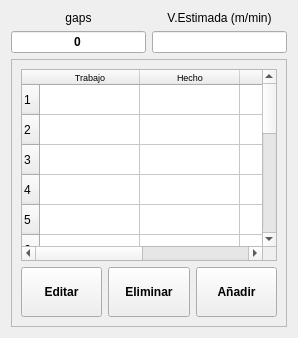
          <widget class="QWidget" name="tab">
           <attribute name="title">
            <string>Plantilla</string>
           </attribute>
           <layout class="QGridLayout" name="gridLayout_8">
            <item row="0" column="0">
             <layout class="QHBoxLayout" name="horizontalLayout_5">
              <item>
               <layout class="QVBoxLayout" name="verticalLayout_10">
                <item>
                 <widget class="QLabel" name="label_11">
                  <property name="text">
                   <string>gaps</string>
                  </property>
                  <property name="alignment">
                   <set>Qt::AlignCenter</set>
                  </property>
                 </widget>
                </item>
                <item>
                 <widget class="QLineEdit" name="m_leGaps">
                  <property name="font">
                   <font>
                    <weight>75</weight>
                    <bold>true</bold>
                   </font>
                  </property>
                  <property name="text">
                   <string>0</string>
                  </property>
                  <property name="alignment">
                   <set>Qt::AlignCenter</set>
                  </property>
                  <property name="readOnly">
                   <bool>true</bool>
                  </property>
                 </widget>
                </item>
               </layout>
              </item>
              <item>
               <layout class="QVBoxLayout" name="verticalLayout_2">
                <item>
                 <widget class="QLabel" name="label_9">
                  <property name="text">
                   <string>V.Estimada (m/min)</string>
                  </property>
                  <property name="alignment">
                   <set>Qt::AlignCenter</set>
                  </property>
                 </widget>
                </item>
                <item>
                 <widget class="QLineEdit" name="m_leVEstimada">
                  <property name="alignment">
                   <set>Qt::AlignCenter</set>
                  </property>
                  <property name="readOnly">
                   <bool>true</bool>
                  </property>
                 </widget>
                </item>
               </layout>
              </item>
             </layout>
            </item>
            <item row="1" column="0">
             <widget class="QFrame" name="frame_8">
              <property name="sizePolicy">
               <sizepolicy hsizetype="Preferred" vsizetype="Preferred">
                <horstretch>0</horstretch>
                <verstretch>6</verstretch>
               </sizepolicy>
              </property>
              <property name="frameShape">
               <enum>QFrame::StyledPanel</enum>
              </property>
              <property name="frameShadow">
               <enum>QFrame::Raised</enum>
              </property>
              <layout class="QGridLayout" name="gridLayout_7">
               <item row="0" column="0">
                <layout class="QVBoxLayout" name="verticalLayout_13">
                 <item>
                  <widget class="QTableWidget" name="m_twTrabajos">
                   <property name="enabled">
                    <bool>true</bool>
                   </property>
                   <property name="sizePolicy">
                    <sizepolicy hsizetype="Preferred" vsizetype="Preferred">
                     <horstretch>0</horstretch>
                     <verstretch>5</verstretch>
                    </sizepolicy>
                   </property>
                   <row>
                    <property name="text">
                     <string>1</string>
                    </property>
                   </row>
                   <row>
                    <property name="text">
                     <string>2</string>
                    </property>
                   </row>
                   <row>
                    <property name="text">
                     <string>3</string>
                    </property>
                   </row>
                   <row>
                    <property name="text">
                     <string>4</string>
                    </property>
                   </row>
                   <row>
                    <property name="text">
                     <string>5</string>
                    </property>
                   </row>
                   <row>
                    <property name="text">
                     <string>6</string>
                    </property>
                   </row>
                   <row>
                    <property name="text">
                     <string>7</string>
                    </property>
                   </row>
                   <row>
                    <property name="text">
                     <string>8</string>
                    </property>
                   </row>
                   <row>
                    <property name="text">
                     <string>9</string>
                    </property>
                   </row>
                   <row>
                    <property name="text">
                     <string>10</string>
                    </property>
                   </row>
                   <row>
                    <property name="text">
                     <string>11</string>
                    </property>
                   </row>
                   <row>
                    <property name="text">
                     <string>12</string>
                    </property>
                   </row>
                   <row>
                    <property name="text">
                     <string>13</string>
                    </property>
                   </row>
                   <row>
                    <property name="text">
                     <string>14</string>
                    </property>
                   </row>
                   <row>
                    <property name="text">
                     <string>15</string>
                    </property>
                   </row>
                   <column>
                    <property name="text">
                     <string>Trabajo</string>
                    </property>
                    <property name="font">
                     <font>
                      <pointsize>7</pointsize>
                     </font>
                    </property>
                   </column>
                   <column>
                    <property name="text">
                     <string>Hecho</string>
                    </property>
                    <property name="font">
                     <font>
                      <pointsize>7</pointsize>
                     </font>
                    </property>
                   </column>
                   <column>
                    <property name="text">
                     <string>Tot</string>
                    </property>
                    <property name="font">
                     <font>
                      <pointsize>7</pointsize>
                     </font>
                    </property>
                   </column>
                   <column>
                    <property name="text">
                     <string>Gap</string>
                    </property>
                    <property name="font">
                     <font>
                      <pointsize>7</pointsize>
                     </font>
                    </property>
                   </column>
                  </widget>
                 </item>
                 <item>
                  <layout class="QHBoxLayout" name="horizontalLayout_3">
                   <item>
                    <widget class="QPushButton" name="m_pbEditarTrabajo">
                     <property name="sizePolicy">
                      <sizepolicy hsizetype="Preferred" vsizetype="Fixed">
                       <horstretch>15</horstretch>
                       <verstretch>2</verstretch>
                      </sizepolicy>
                     </property>
                     <property name="minimumSize">
                      <size>
                       <width>0</width>
                       <height>50</height>
                      </size>
                     </property>
                     <property name="maximumSize">
                      <size>
                       <width>16777215</width>
                       <height>50</height>
                      </size>
                     </property>
                     <property name="font">
                      <font>
                       <weight>75</weight>
                       <bold>true</bold>
                      </font>
                     </property>
                     <property name="text">
                      <string>Editar</string>
                     </property>
                     <property name="icon">
                      <iconset resource="../../Xaar/InkjetModule/InkjetModule/shared.qrc">
                       <normaloff>:/res/images/edit.png</normaloff>:/res/images/edit.png</iconset>
                     </property>
                    </widget>
                   </item>
                   <item>
                    <widget class="QPushButton" name="m_pbDeleteTrabajo">
                     <property name="sizePolicy">
                      <sizepolicy hsizetype="Preferred" vsizetype="Fixed">
                       <horstretch>15</horstretch>
                       <verstretch>2</verstretch>
                      </sizepolicy>
                     </property>
                     <property name="minimumSize">
                      <size>
                       <width>0</width>
                       <height>50</height>
                      </size>
                     </property>
                     <property name="maximumSize">
                      <size>
                       <width>16777215</width>
                       <height>50</height>
                      </size>
                     </property>
                     <property name="font">
                      <font>
                       <weight>75</weight>
                       <bold>true</bold>
                      </font>
                     </property>
                     <property name="text">
                      <string>Eliminar</string>
                     </property>
                     <property name="icon">
                      <iconset resource="../../Xaar/InkjetModule/InkjetModule/shared.qrc">
                       <normaloff>:/res/images/Cancel_32x32.png</normaloff>:/res/images/Cancel_32x32.png</iconset>
                     </property>
                    </widget>
                   </item>
                   <item>
                    <widget class="QPushButton" name="m_pbAddTrabajo">
                     <property name="sizePolicy">
                      <sizepolicy hsizetype="Preferred" vsizetype="Fixed">
                       <horstretch>15</horstretch>
                       <verstretch>2</verstretch>
                      </sizepolicy>
                     </property>
                     <property name="minimumSize">
                      <size>
                       <width>0</width>
                       <height>50</height>
                      </size>
                     </property>
                     <property name="maximumSize">
                      <size>
                       <width>16777215</width>
                       <height>50</height>
                      </size>
                     </property>
                     <property name="font">
                      <font>
                       <weight>75</weight>
                       <bold>true</bold>
                      </font>
                     </property>
                     <property name="text">
                      <string>Añadir</string>
                     </property>
                     <property name="icon">
                      <iconset resource="../../Xaar/InkjetModule/InkjetModule/shared.qrc">
                       <normaloff>:/res/images/Ok.png</normaloff>:/res/images/Ok.png</iconset>
                     </property>
                    </widget>
                   </item>
                  </layout>
                 </item>
                </layout>
               </item>
              </layout>
             </widget>
            </item>
           </layout>
          </widget>
